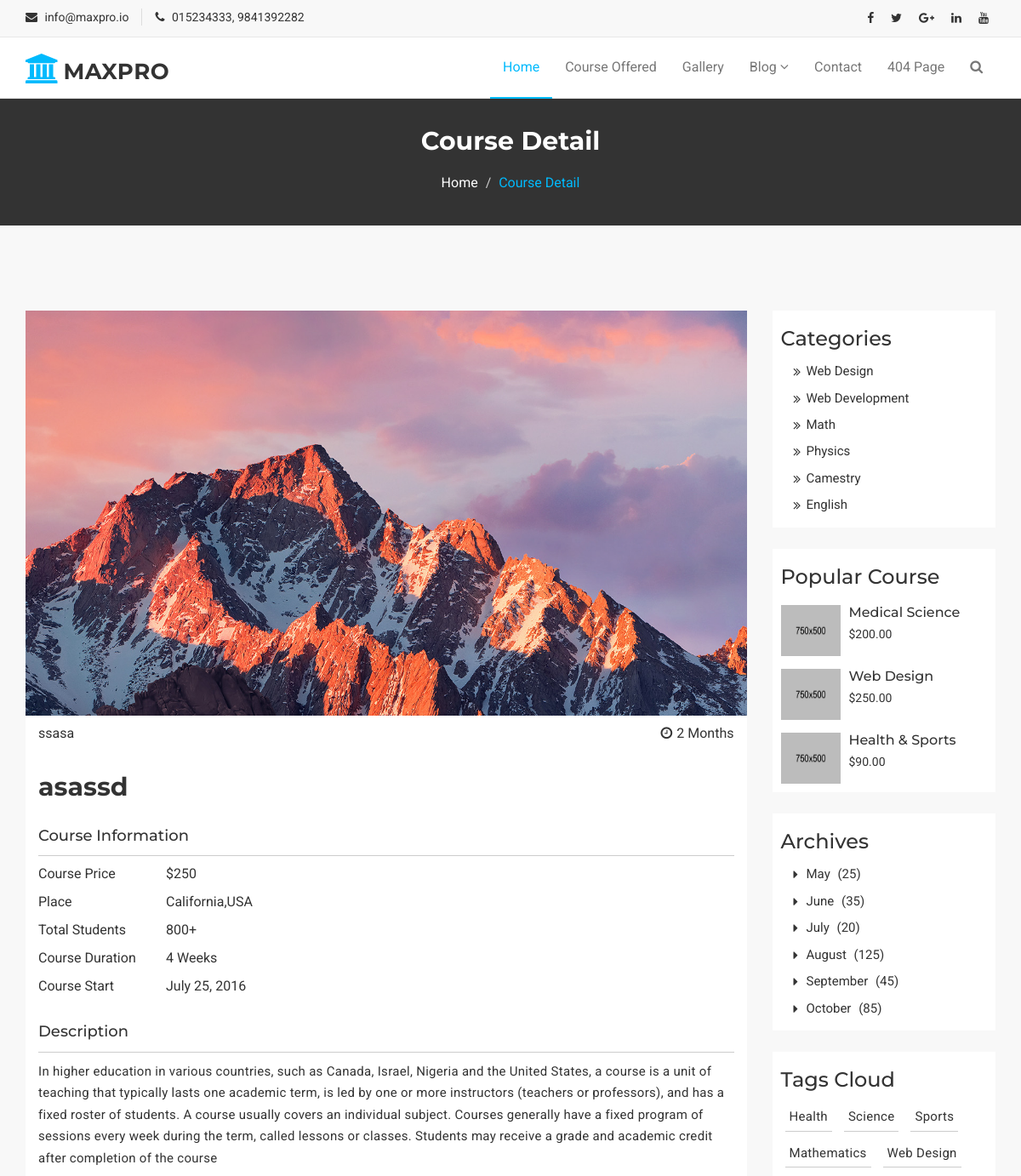
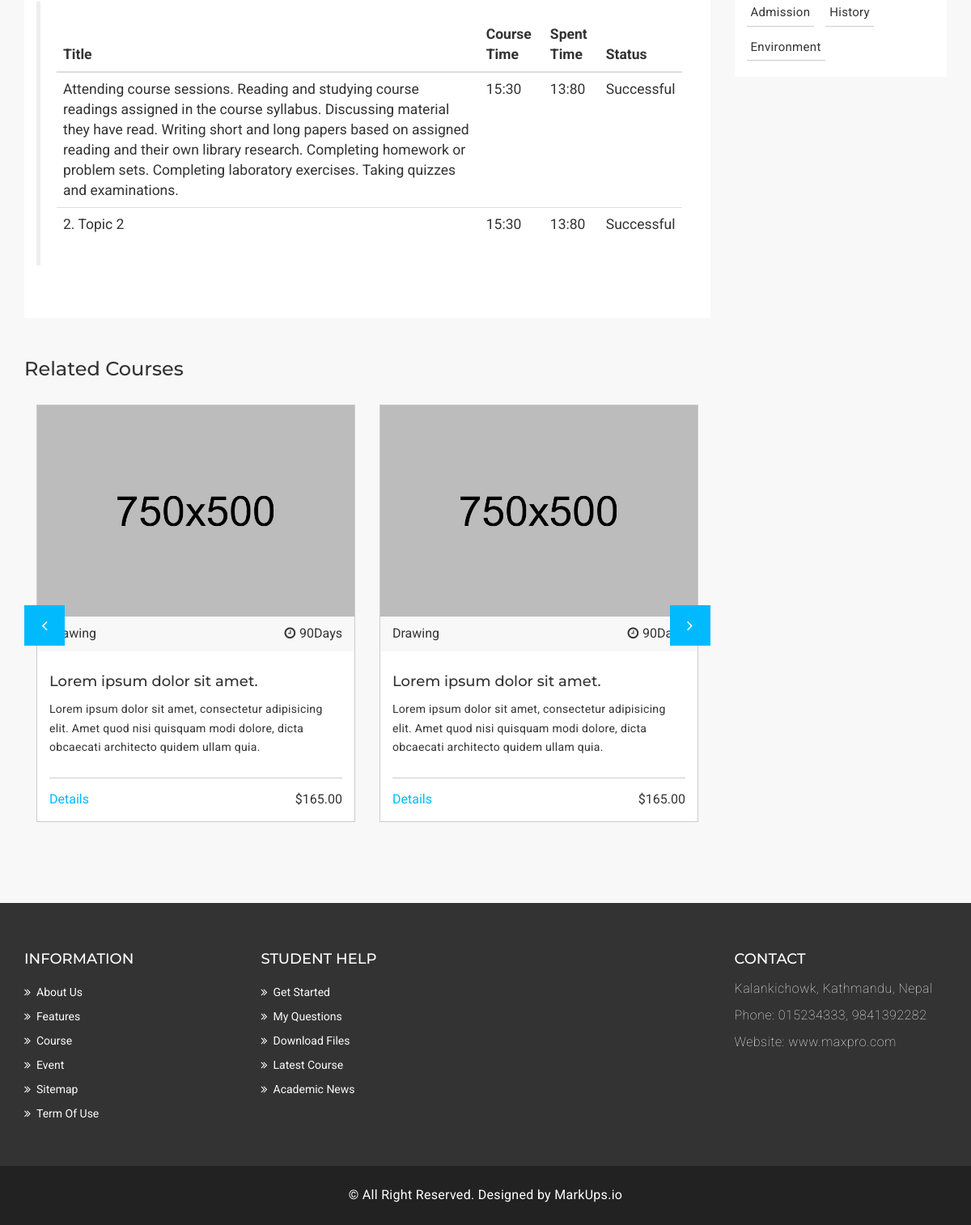
/courseDetails/2, run on the app's committed database (2 pictures, top to bottom).
### MaxproApp/models.py (models this page shows)
class CourseOffered(models.Model):
    course_id = models.AutoField
    course_title = models.CharField(max_length=50, default="")
    course_category = models.CharField(max_length=50, default="")
    course_desc = models.TextField()
    course_chapter = models.TextField()
    course_duration = models.CharField(max_length=50, default="")
    course_image = models.ImageField(upload_to="images", default="")
    def __str__(self):
        return self.course_title

### MaxproApp/views.py (the view)
# urls.py: path('courseDetails/<int:myid>', views.courseDetails, name='courseDetails'),
def courseDetails(request,myid):
    courseinfo = CourseOffered.objects.filter(id=myid)
    print(courseinfo)
    return render(request, 'course-detail.html', {'courseinfo': courseinfo[0]})

### Templates/course-detail.html (shortened to what this page needs)
{% extends 'include/basic.html' %}
{% load static %}
{% block body %}
 <section id="mu-page-breadcrumb">
   <div class="container">
     <div class="row">
       <div class="col-md-12">
         <div class="mu-page-breadcrumb-area">
           <h2>Course Detail</h2>
           <ol class="breadcrumb">
            <li><a href="/">Home</a></li>
            <li class="active">Course Detail</li>
          </ol>
         </div>
       </div>
     </div>
   </div>
 </section>
 <section id="mu-course-content">
   <div class="container">
     <div class="row">
       <div class="col-md-12">
         <div class="mu-course-content-area">
            <div class="row">
              <div class="col-md-9">
                <div class="mu-course-container mu-course-details">
                  <div class="row">
                    <div class="col-md-12">
                      <div class="mu-latest-course-single">
                        <figure class="mu-latest-course-img">
                          <a href="#"><img src="{{ courseinfo.course_image.url }}" alt="img"></a>
                          <figcaption class="mu-latest-course-imgcaption">
                            <a href="#">{{courseinfo.course_category}}</a>
                            <span><i class="fa fa-clock-o"></i>{{courseinfo.course_duration}}</span>
                          </figcaption>
                        </figure>
                        <div class="mu-latest-course-single-content">
                          <h2><a href="#">{{courseinfo.course_title}}</a></h2>
                          <h4>Course Information</h4>
                          <ul>
                            <li> <span>Course Price</span> <span>$250</span></li>
                            <li> <span>Place</span> <span>California,USA</span></li>
                            <li> <span>Total Students</span> <span>800+</span></li>
                            <li> <span>Course Duration</span> <span>4 Weeks</span></li>
                            <li> <span>Course Start</span> <span>July 25, 2016</span></li>
                          </ul>
                          <h4>Description</h4>
                          <p>{{courseinfo.course_desc}}</p>
                          <blockquote>
                          <div class="table-responsive">
                            <table class="table">
                            <thead>
                              <tr>
                                <th> Title </th>
                                <th> Course Time </th>
                                <th> Spent Time </th>
                                <th> Status </th>
                              </tr>
                            </thead>
                            <tbody>
                              <tr>
                                <td> {{courseinfo.course_chapter}}</br> </td>
                                 <td> 15:30 </td>
                                <td> 13:80 </td>
                                <td> Successful </td>
                              </tr>
                              <tr>
                                <td> 2. Topic 2 </td>
                                <td> 15:30 </td>
                                <td> 13:80 </td>
                                <td> Successful </td>
                              </tr>
                            </tbody>
                          </table>
                          </div>
                        </div>
                      </div>
                    </div>
                  </div>
                </div>
                <div class="row">
                  <div class="col-md-12">
                    <div class="mu-related-item">
                  <h3>Related Courses</h3>
                  <div class="mu-related-item-area">
                    <div id="mu-related-item-slide">
                      <div class="col-md-6">
                        <div class="mu-latest-course-single">
                          <figure class="mu-latest-course-img">
                            <a href="#"><img alt="img" src="assets/img/courses/2.jpg"></a>
                            <figcaption class="mu-latest-course-imgcaption">
                              <a href="#">Drawing</a>
                              <span><i class="fa fa-clock-o"></i>90Days</span>
                            </figcaption>
                          </figure>
                          <div class="mu-latest-course-single-content">
                            <h4><a href="#">Lorem ipsum dolor sit amet.</a></h4>
                            <p>Lorem ipsum dolor sit amet, consectetur adipisicing elit. Amet quod nisi quisquam modi dolore, dicta obcaecati architecto quidem ullam quia.</p>
                            <div class="mu-latest-course-single-contbottom">
                              <a href="#" class="mu-course-details">Details</a>
                              <span href="#" class="mu-course-price">$165.00</span>
                            </div>
                          </div>
                        </div>
                      </div>
                      <div class="col-md-6">
                        <div class="mu-latest-course-single">
                          <figure class="mu-latest-course-img">
                            <a href="#"><img alt="img" src="assets/img/courses/3.jpg"></a>
                            <figcaption class="mu-latest-course-imgcaption">
                              <a href="#">Drawing</a>
                              <span><i class="fa fa-clock-o"></i>90Days</span>
                            </figcaption>
                          </figure>
                          <div class="mu-latest-course-single-content">
                            <h4><a href="#">Lorem ipsum dolor sit amet.</a></h4>
                            <p>Lorem ipsum dolor sit amet, consectetur adipisicing elit. Amet quod nisi quisquam modi dolore, dicta obcaecati architecto quidem ullam quia.</p>
                            <div class="mu-latest-course-single-contbottom">
                              <a href="#" class="mu-course-details">Details</a>
                              <span href="#" class="mu-course-price">$165.00</span>
                            </div>
                          </div>
                        </div>
                      </div>
                    </div>
                  </div>
                </div>
                  </div>
                </div>
              </div>
              <div class="col-md-3">
                <aside class="mu-sidebar">
                  <div class="mu-single-sidebar">
                    <h3>Categories</h3>
                    <ul class="mu-sidebar-catg">
                      <li><a href="#">Web Design</a></li>
                      <li><a href="">Web Development</a></li>
                      <li><a href="">Math</a></li>
                      <li><a href="">Physics</a></li>
                      <li><a href="">Camestry</a></li>
                      <li><a href="">English</a></li>
                    </ul>
                  </div>
                  <div class="mu-single-sidebar">
                    <h3>Popular Course</h3>
                    <div class="mu-sidebar-popular-courses">
                      <div class="media">
                        <div class="media-left">
                          <a href="#">
                            <img class="media-object" src="assets/img/courses/1.jpg" alt="img">
                          </a>
                        </div>
                        <div class="media-body">
                          <h4 class="media-heading"><a href="#">Medical Science</a></h4>
                          <span class="popular-course-price">$200.00</span>
                        </div>
                      </div>
                      <div class="media">
                        <div class="media-left">
                          <a href="#">
                            <img class="media-object" src="assets/img/courses/2.jpg" alt="img">
                          </a>
                        </div>
                        <div class="media-body">
                          <h4 class="media-heading"><a href="#">Web Design</a></h4>
                          <span class="popular-course-price">$250.00</span>
                        </div>
                      </div>
                      <div class="media">
                        <div class="media-left">
                          <a href="#">
                            <img class="media-object" src="assets/img/courses/3.jpg" alt="img">
                          </a>
                        </div>
                        <div class="media-body">
                          <h4 class="media-heading"><a href="#">Health & Sports</a></h4>
                          <span class="popular-course-price">$90.00</span>
                        </div>
                      </div>
                    </div>
                  </div>
                  <div class="mu-single-sidebar">
                    <h3>Archives</h3>
                    <ul class="mu-sidebar-catg mu-sidebar-archives">
                      <li><a href="#">May <span>(25)</span></a></li>
                      <li><a href="">June <span>(35)</span></a></li>
                      <li><a href="">July <span>(20)</span></a></li>
                      <li><a href="">August <span>(125)</span></a></li>
                      <li><a href="">September <span>(45)</span></a></li>
                      <li><a href="">October <span>(85)</span></a></li>
                    </ul>
                  </div>
                  <div class="mu-single-sidebar">
                    <h3>Tags Cloud</h3>
                    <div class="tag-cloud">
                      <a href="#">Health</a>
                      <a href="#">Science</a>
                      <a href="#">Sports</a>
                      <a href="#">Mathematics</a>
                      <a href="#">Web Design</a>
                      <a href="#">Admission</a>
                      <a href="#">History</a>
                      <a href="#">Environment</a>
                    </div>
                  </div>
                </aside>
             </div>
           </div>
         </div>
       </div>
     </div>
   </div>
 </section>
{%endblock%}

### Static/assets/css/theme-color/default-theme.css (style rules this page uses)
.mu-latest-course-single .mu-latest-course-single-content .mu-latest-course-single-contbottom .mu-course-details { color: #01bafd; }
#mu-page-breadcrumb .mu-page-breadcrumb-area .breadcrumb .active { color: #01bafd; }
#mu-course-content { background-color: #f8f8f8; display: inline; float: left; padding: 100px 0; width: 100%; }
#mu-course-content .mu-course-content-area { display: inline; float: left; width: 100%; }
#mu-course-content .mu-course-content-area .mu-course-container { display: inline; float: left; width: 100%; }
#mu-course-content .mu-course-content-area .mu-course-container .mu-latest-course-single { border: 1px solid #ccc; margin-bottom: 30px; }
.mu-related-item { display: inline; float: left; margin-top: 30px; width: 100%; }

### data on the page
CourseOffered: course_image (picture), course_category "ssasa", course_duration "2 Months", course_title "asassd", course_desc "In higher education in various countries, such as Canada, Israel, Nigeria and the United States, a course is a unit of teaching that typically lasts one academic term, is led by one or more instructors (teachers or professors), and has a fixed roster of students. A course usually covers an individual subject. Courses generally have a fixed program of sessions every week during the term, called lessons or classes. Students may receive a grade and academic credit after completion of the course", course_chapter "Attending course sessions. Reading and studying course readings assigned in the course syllabus. Discussing material they have read. Writing short and long papers based on assigned reading and their own library research. Completing homework or problem sets. Completing laboratory exercises. Taking quizzes and examinations."
